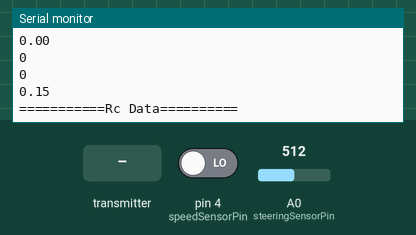
The sketch below on a simulated Arduino Uno, built with avr-gcc and run on an emulated ATmega328P. Shown: the last lines printed to the serial monitor. The inputs (shaded band) are chosen by the test bench; at power-on: A0 (steeringSensorPin) = 512, pin 4 (speedSensorPin) LOW. No radio packets arrive unless stated.

Above: at 1.2 s.
1.3 s: A0 (steeringSensorPin) set to 498
At 2.3 s:
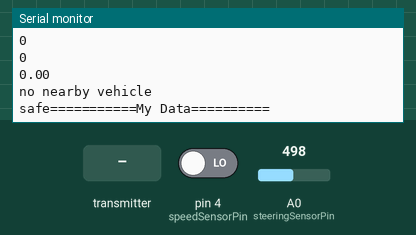
2.8 s: pin 4 (speedSensorPin) driven HIGH
5.8 s: the transmitter starts sending rcAngle = 0
At 6.3 s:
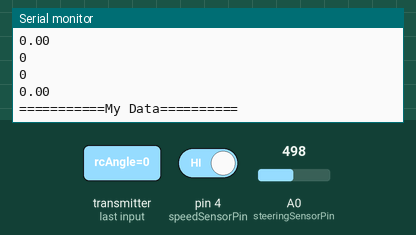
7.4 s: the transmitter starts sending rcrpm = 100
At 8.1 s:
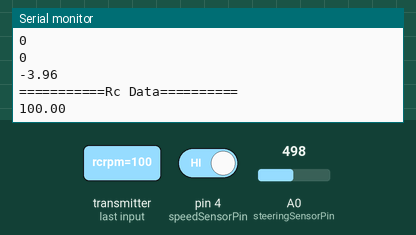
10.4 s: the transmitter starts sending rcAngle = 180
At 10.9 s:
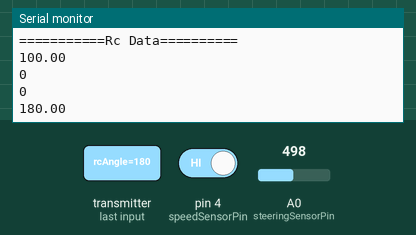
13.4 s: the transmitter starts sending rcrpm = 25
Timing chart, 0 to 16.4 s (numbered marks = the images above; inputs shaded):
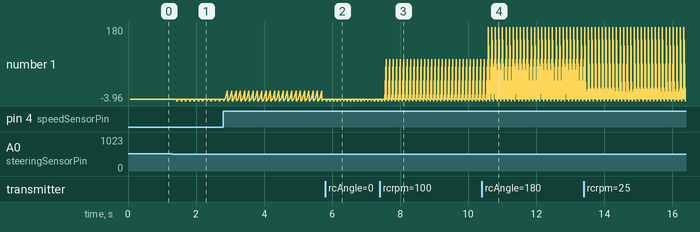

Measured:
- the behaviour switches between 512 and 511 on A0 (steeringSensorPin) (found by bisection; images 0 and 1)
- after the input at 1.3 s, the serial monitor: prints a new line after 0.14 s (image 1)
- after the input at 5.8 s, the serial monitor: prints a new line after 0.09 s (image 2)
- after the input at 7.4 s, the serial monitor: prints a new line after 0.18 s (image 3)
- after the input at 10.4 s, the serial monitor: prints a new line after 0.18 s (image 4)

The sketch:

collition_Detection.ino
```cpp
#include <SPI.h>
#include <nRF24L01.h>
#include <RF24.h>
#include <SoftwareSerial.h>

#define steeringSensorPin A0
#define speedSensorPin 4

double steeringSensorValue;
static float steeringSensorOffset = 511.5;
double calibratedSteeringSensorValue;
double modifiedCalibratedSteeringSensorValue;
double findAngle;
static double angleConvertor = 0.293255132;

unsigned long prevmillis = 0;
unsigned long duration;
unsigned long refresh;
double rpm;
boolean currentstate;
boolean prevstate = LOW;

RF24 radio(9,10); // (CE,CSN)
const byte addresses[][6] = {"00001", "00002"};

SoftwareSerial bluetooth(2,3); // (Rx,Tx)
String readString;

struct SensorData{
  double myAngle;
  double myrpm;
  String mylat;
  String mylon;
};

SensorData sensorData;

struct RcData{
  double rcAngle;
  double rcrpm;
  String rclat;
  String rclon;
};

RcData rcData;

void initialiseMyData(){
sensorData.myAngle = 0;
sensorData.myrpm = 0;
sensorData.mylat = "0";
sensorData.mylon ="0" ;
}

void initialisercData(){
  rcData.rcAngle = 0;
  rcData.rcrpm = 0;
  rcData.rclat = "0";
  rcData.rclon = "0";
}


void steeringWheelAngle(){
    steeringSensorValue = analogRead(steeringSensorPin);
    calibratedSteeringSensorValue = steeringSensorValue - steeringSensorOffset;
    if(calibratedSteeringSensorValue){
      findAngle = calibratedSteeringSensorValue * angleConvertor;
      sensorData.myAngle =findAngle;
    }else{
       sensorData.myAngle = 0;
    }
}

void vehicleSpeed(){
  currentstate = digitalRead(speedSensorPin);
  if(prevstate != currentstate){
    if(currentstate == HIGH){
      duration = ( micros() - prevmillis );
      rpm = (60000000/duration);
       prevmillis = micros();
    }
  }
  prevstate = currentstate;

  if( ( micros()- prevmillis ) > duration ){
    rpm = 0;
  }
  sensorData.myrpm = rpm;
}
void getGPSLocation(){
 while (bluetooth.available()) {
    delay(10);  //small delay to allow input buffer to fill

    char c = bluetooth.read();  //gets one byte from serial buffer
    if (c == ',') {
      break;
    }  //breaks out of capture loop to print readstring
    readString += c;
  } //makes the string readString

  if (readString.length() >0) {
    sensorData.mylat = readString;
    readString=""; //clears variable for new input
  }
  while (bluetooth.available()) {
    delay(10);  //small delay to allow input buffer to fill

    char c = bluetooth.read();  //gets one byte from serial buffer
    if (c == ',') {
      break;
    }  //breaks out of capture loop to print readstring
    readString += c;
  } //makes the string readString

  if (readString.length() >0) {
    sensorData.mylon = readString;
    readString=""; //clears variable for new input
  }

 }
 void SendData(){
  radio.stopListening();
  radio.write(&sensorData, sizeof(SensorData));
 }

 void RecieveData(){
  radio.startListening();
  while (!radio.available()){
    Serial.println("no nearby vehicle");
    Serial.print("safe");
    break;
  }
  radio.read(&rcData, sizeof(RcData));
 }

void setup() {
  Serial.begin(9600);
  bluetooth.begin(9600);

  radio.begin();
  radio.openWritingPipe(addresses[0]); // 00001
  radio.openReadingPipe(0, addresses[1]); // 00002
  radio.setPALevel(RF24_PA_MIN);

  pinMode(steeringSensorPin , INPUT);
  pinMode(speedSensorPin,INPUT);

  initialiseMyData();
  initialisercData();
}

void loop() {
  vehicleSpeed();
  getGPSLocation();
  steeringWheelAngle();
  SendData();
  RecieveData();


  Serial.println("===========My Data==========");
  Serial.println(sensorData.myrpm);
  Serial.println(sensorData.mylat);
  Serial.println(sensorData.mylon);
  Serial.println(sensorData.myAngle);
  Serial.println("===========Rc Data==========");
  Serial.println(rcData.rcrpm);
  Serial.println(rcData.rclat);
  Serial.println(rcData.rclon);
  Serial.println(rcData.rcAngle);
  delay(50);
}
```
